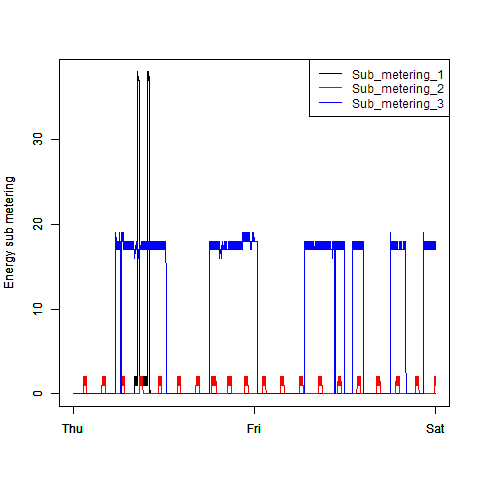

Here is the R script that generated this plot:
source("load_data.R") # Read in data

png("plot3.png", height=480, width=480)

sub_meters <- 1:3 # Sub_metering_i
cols <- c(1,2,4) # black, red, blue plot colors

ylim <- c(0, max(consumption[, paste0("Sub_metering_", sub_meters)]))

for (i in sub_meters) {
  plot(consumption$datetime, consumption[[paste0("Sub_metering_", i)]], 
       type = 'l',
       col = cols[i],
       ylim = ylim,
       xlab = "",
       ylab = "Energy sub metering")
  
  par(new=T)  
}
legend(x="topright", legend=paste0("Sub_metering_", sub_meters), col=cols, lty=1)

dev.off()